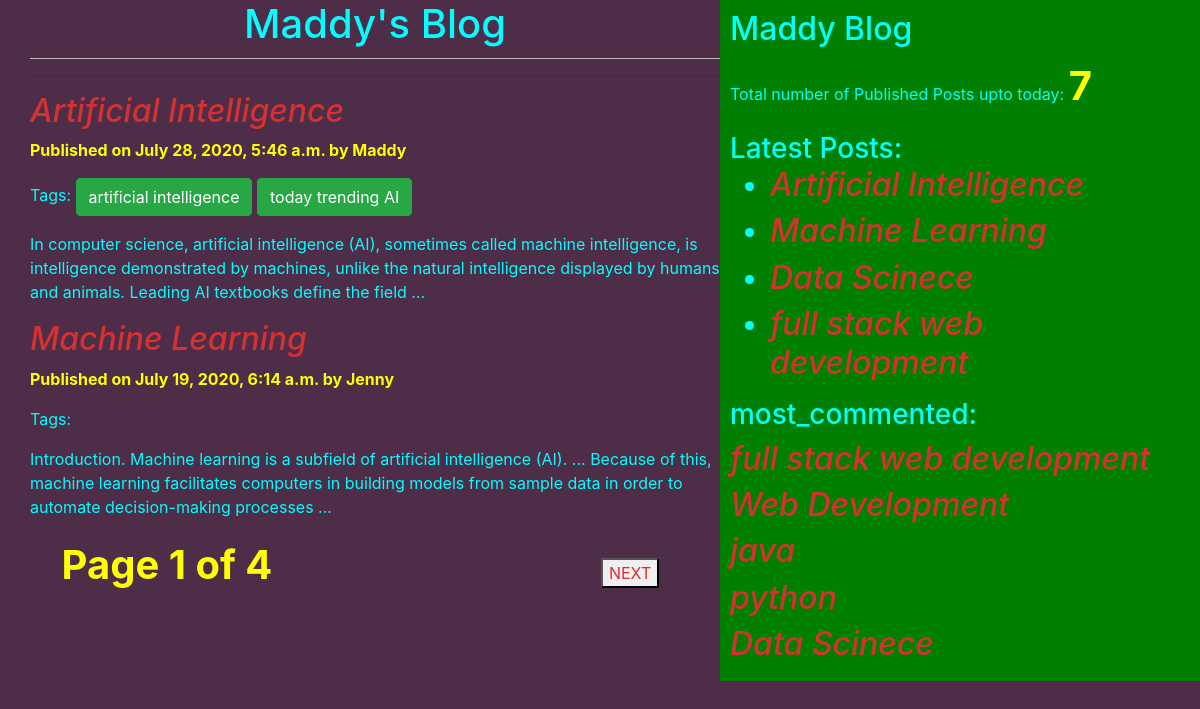
The page / on the database its author committed.
### blog/models.py (models this page shows, shortened)
class Post(models.Model):
    STATUS_CHOICES=(('draft','Draft'),('published','Published'))
    title=models.CharField(max_length=256)
    slug=models.SlugField(max_length=26,unique_for_date='publish')
    author=models.ForeignKey(User,on_delete=models.DO_NOTHING,related_name='blog_posts')
    body=models.TextField()
    publish=models.DateTimeField(default=timezone.now)
    created=models.DateTimeField(auto_now_add=True)
    updated=models.DateTimeField(auto_now_add=True)
    status=models.CharField(max_length=10,choices=STATUS_CHOICES,default='draft')
    objects=CustomManager()
    tags=TaggableManager()
    class  Meta:
        ordering=('-publish',)
    def get_absolute_url(self):
        return reverse('post_detail',args=[self.publish.year,self.publish.strftime('%m'),self.publish.strftime('%d'),self.slug])

### blog/views.py (the view)
# urls.py: url(r'^$',views.post_list_view),
def post_list_view(request,tag_slug=None):
    post_list=Post.objects.all()
    tag=None
    if tag_slug:
        tag=get_object_or_404(Tag,slug=tag_slug)
        post_list=post_list.filter(tags__in=[tag])
    paginator=Paginator(post_list,2)
    page_number=request.GET.get('page')
    try:
        post_list=paginator.page(page_number)
    except PageNotAnInteger:
        post_list=paginator.page(1)
    except EmptyPage:
        post_list=paginator.page(paginator.num_pages)
    return render(request,'blog/post_list.html',{'post_list':post_list,'tag':tag})

### blog/models.py (called while the page is built)
    def get_queryset(self):
        return super().get_queryset().filter(status='published')

### blog/templatetags/blog_tags.py (called while the page is built)
@register.simple_tag(name='my_tag')
def total_posts():
    return Post.objects.count()

@register.inclusion_tag('blog/latest_posts123.html')
def show_latest_posts(count=3):
    latest_posts=Post.objects.order_by('-publish')[:count]
    return {'latest_posts':latest_posts}

@register.simple_tag()
def most_commented(count=5):
    return Post.objects.annotate(total_comments=Count('comments')).order_by('-total_comments')[:count]

### templates/blog/post_list.html (shortened to what this page needs)
<!DOCTYPE html>
{% extends 'blog/base.html'%}
{% block content %}
<h1>Maddy's Blog</h1><hr>
{%for post in post_list%}
<a href="{{post.get_absolute_url}}"><em><h2>{{post.title}}</h2></em></a>
  <p id="date"> <strong>Published on {{post.publish}} by {{post.author|title}}</strong></p>
<p>Tags:
  {%for tag in post.tags.all %}
  <a href="{%url 'post_list_by_tag_name' tag.slug %}" class="btn btn-success"> {{tag.name}} </a>
{%endfor%}
</p>
{{post.body|truncatewords:30|linebreaks}}
{%endfor%}
{%include 'blog/pagination.html' with page=post_list%}
{% endblock %}

### templates/blog/base.html (shortened to what this page needs)
<!DOCTYPE html>
{%load blog_tags%}
{%load static %}
<html lang="en" dir="ltr">
  <head>
    <link rel="stylesheet" href="https://stackpath.bootstrapcdn.com/bootstrap/4.5.0/css/bootstrap.min.css">
    <link rel="stylesheet" href="{%static "css/blog1.css" %}">
  </head>
  <body>
    <div class="content" >
    {% block content %}{% endblock %}
  </div>
  <div class="sidebar">
    <h2>Maddy Blog</h2>
   <p>Total number of Published Posts upto today:  <span> {% my_tag %} </span></p>
   <h3>Latest Posts:{%show_latest_posts 4%}</h3>
   <h3>most_commented:{%most_commented as Most_commented%}</h3>
   {%for post in Most_commented%}
   <a href="{{post.get_absolute_url}}"><em><h2>{{post.title}}</h2></em></a>
   {%endfor%}
  </div>
  </body>
</html>

### templates/blog/pagination.html (shortened to what this page needs)
<div class="paginator">
  <span>Page {{page.number}} of {{page.paginator.num_pages}}</span>
{%if page.has_next%}
<button type="button" name="NEXT"><a href="?page={{page.next_page_number}}">NEXT</a> </button>
{%endif%}
</div>

### templates/blog/latest_posts123.html
<ul>
{%for post in latest_posts %}
<li> <a href="{{post.get_absolute_url}}"><em><h2>{{post.title}}</h2></em></a> </li>
{%endfor%}
</ul>

### static/css/blog1.css (style rules this page uses)
.content { width:60%; float:left; padding:0 0 0 30px; background:#4d2d48; height:100% }
.sidebar { width:40%; float: right; padding:10px; background:green; height:100%; }
h1 { text-align: center; border-bottom: 1px solid #bbb; padding-bottom: 10px; }
body { color: cyan; background: #4d2d48; }
#date { color: yellow; }
a { color: #d63131; }
span { font-size: 40px; color: yellow; font-weight: bold; }

### rows shown on the page
Post: title "Artificial Intelligence", publish "July 28, 2020, 5:46 a.m.", author "Maddy", body "In computer science, artificial intelligence (AI), sometimes called machine intelligence, is intelligence demonstrated by machines, unlike the natural intelligence displayed by humans and animals. Leading AI textbooks define the field …"
Tag: name "artificial intelligence"
Tag: name "today trending AI"
Post: title "Machine Learning", publish "July 19, 2020, 6:14 a.m.", author "Jenny", body "Introduction. Machine learning is a subfield of artificial intelligence (AI). ... Because of this, machine learning facilitates computers in building models from sample data in order to automate decision-making processes …"
Post: title "Data Scinece"
Post: title "full stack web development"
Post: title "Web Development"
Post: title "java"
Post: title "python"

### other values the page prints
{{ page.number }} "1"
{{ page.paginator.num_pages }} "4"
